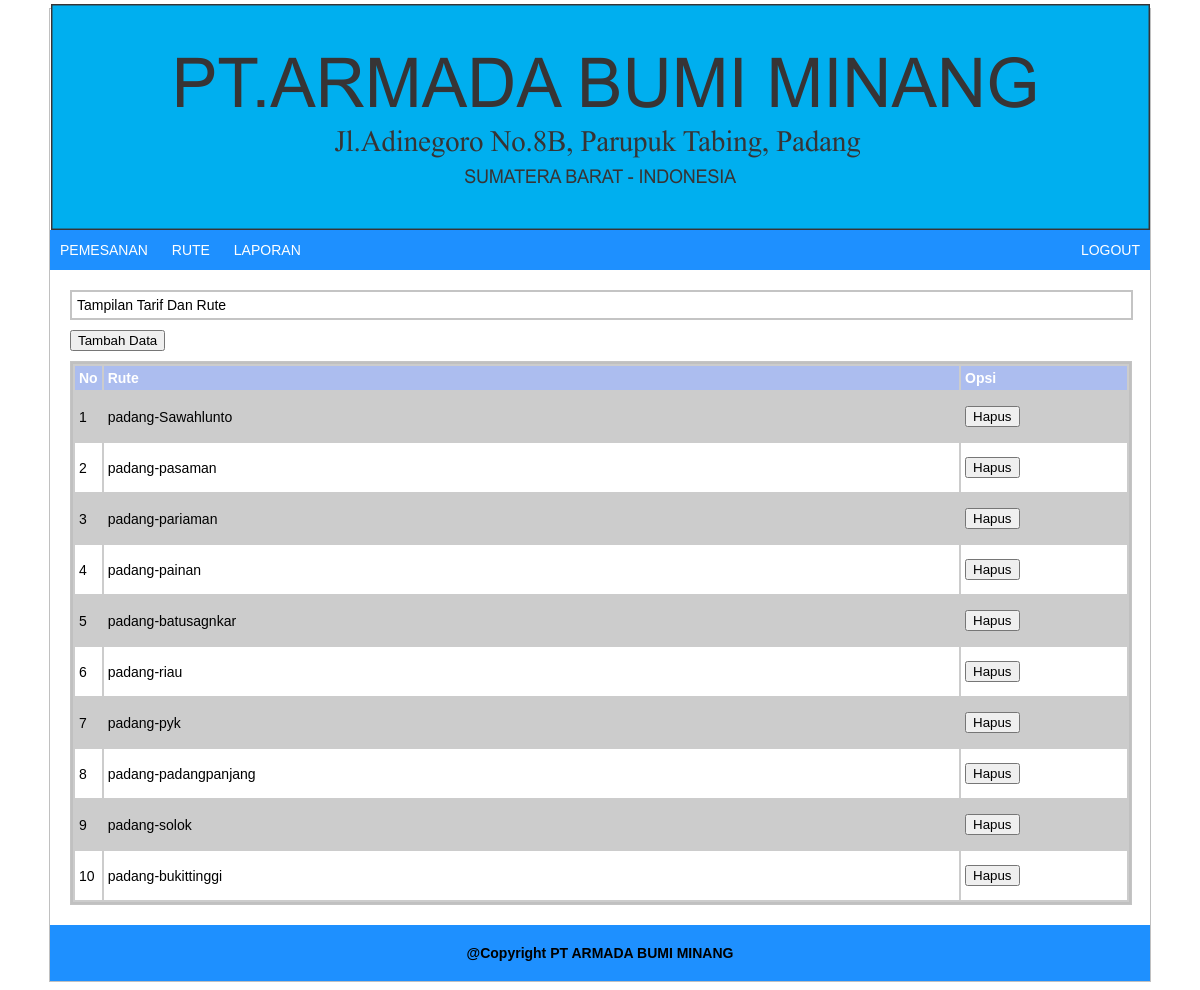
The app's page /admin/index_admin.php?page=taru&action=data with its own data.
### tables this page shows
CREATE TABLE `tbl_taru` (
  `id_taru` int(11) NOT NULL,
  `rute` varchar(50) NOT NULL
);

### admin/taru.php (the view, shortened to what this page needs)
<!DOCTYPE html>
<html>
<head>
</head>
<body>
	<div id="tampilan-nama">Tampilan Tarif Dan Rute</div>
	<div id="tombol">
		<a href="?page=taru&action=tambah"><button>Tambah Data</button></a>
	</div>
	<div id="tampilan">
		<table id="tabel-tampil">
		<tr>
			<th id="label-tampil-no">No</th>
			<th>Rute</th>
			<th id="label-opsi">Opsi</th>
		</tr>
		<?php
			$nomor=1;
			$tampil_taru=mysql_query("SELECT* from tbl_taru order by id_taru desc")or die (mysql_error());
			while($tampil_tr=mysql_fetch_array($tampil_taru)){
		?>
		<tr>
			<td><?php echo $nomor++; ?></td>
			<td><?php echo $tampil_tr['rute']; ?></td>
			<td>
				<div id="tombol">
					<a onclick="return confirm('Apakah Yakin Ingin Di Hapus')" href=""><button>Hapus</button></a>
				</div>
			</td>
		</tr>
		<?php
	}
	?>
</table>
</div>
</body>
</html>

### admin/index_admin.php (shortened to what this page needs)
<!DOCTYPE html>
<html>
<head>
</head>
<body>
	<div id="canvas">
		<div id="header">
		<center><img src="../img/abm.png"></center>
		</div>
		<div id="menu">
			<ul>
				<li class="utama" ><a href="?page=boking&action=data">PEMESANAN</a></li>
				<li class="utama" ><a href="?page=taru&action=data">RUTE</a></li>
				<li class="utama"><a href="">LAPORAN</a>
				</li>
				<li style="float: right;"><a href="../logout.php">LOGOUT</a></li>
		</div>
		<div id="isi">
		<?php
		$page 	= @$_GET['page'];
		$action = @$_GET['action'];
				if ($page == 'boking') {
					if($action == 'data') {include "../admin/pesanan.php";}
				}elseif($page == 'taru') {
					if($action == 'data') {include "../admin/taru.php";}
					elseif ($action =='tambah') {include "../admin/tambah_taru.php";}
				}
		?>
		</div>
		<div id="footer">
	<strong>@Copyright PT ARMADA BUMI MINANG</strong>
		</div>
	</div>
</body>
</html>

### admin/index_admin.php (style rules this page uses)
body { font-family: arial; font-size: 14px; }
#canvas { width: 1100px; margin: 0 auto; border: 1px solid silver; }
#header { font-size: 20px; padding: 0px; margin: -5px; text-align: center; }
#menu { background-color: #1e90ff; }
#menu ul { list-style: none; margin: 0; padding: 0; }
#menu ul li.utama { display: inline-table; }
#menu ul li a { display: block; text-decoration: none; line-height: 40px; padding: 0 10px; color: #fff; }
#isi { min-height: 400px; padding: 20px; }
#footer { text-align: center; padding: 20px; background-color: #1e90ff; }

### admin/taru.php (style rules this page uses)
body { font-size: 14px; font-family: arial; }
#tampilan { border:1px solid #C4C4C4; width:100%; }
#tabel-tampil tr:nth-child(odd) { background-color:#fff; }
#tabel-tampil tr th { background-color:#acbdef; color:#FFFFFF; padding:4px; text-align:left; }
#tabel-tampil td { padding:4px; }
#tampilan-nama { margin-top:0px; margin-bottom:6px; margin-left:0px; border:2px solid #C4C4C4; padding:5px; width:99%; }
#tabel-tampil { border:2px solid silver; width:100%; background-color: #ccc; }
#label-tampil-no { width:10px; }
#label-opsi { width:158px; font-weight:bold; }
#tombol { margin-top: 10px; margin-bottom: 10px; }

### records on screen
tbl_taru: rute "padang-Sawahlunto"
tbl_taru: rute "padang-pasaman"
tbl_taru: rute "padang-pariaman"
tbl_taru: rute "padang-painan"
tbl_taru: rute "padang-batusagnkar"
tbl_taru: rute "padang-riau"
tbl_taru: rute "padang-pyk"
tbl_taru: rute "padang-padangpanjang"
tbl_taru: rute "padang-solok"
tbl_taru: rute "padang-bukittinggi"
